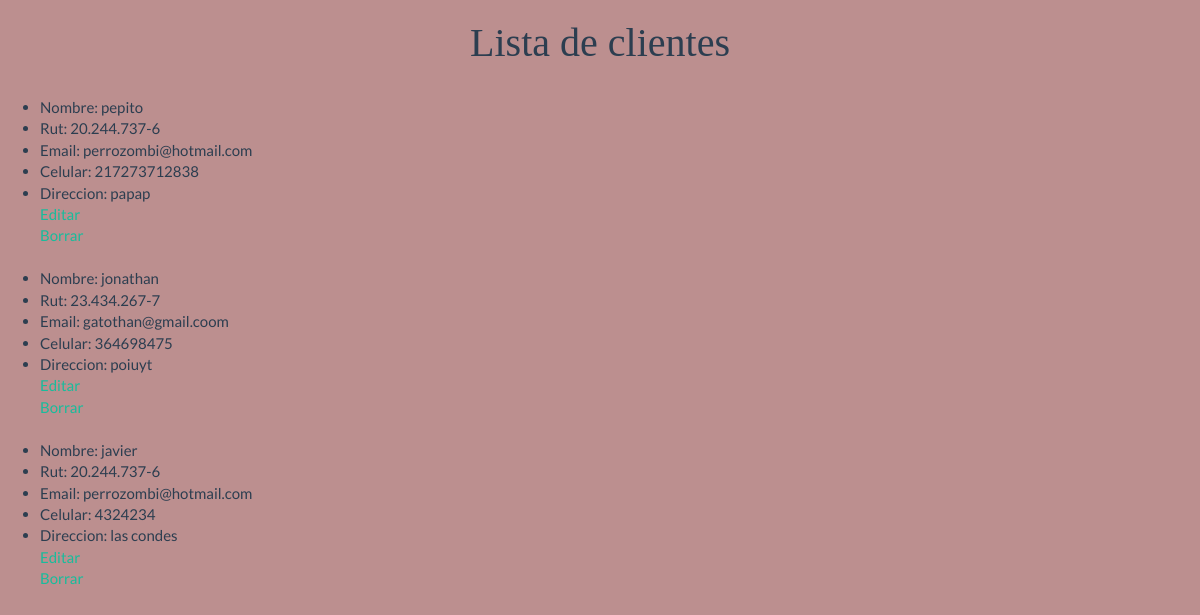
/listar_clientes, run on the app's committed database.
### app/models.py (models this page shows, shortened)
class Cliente(models.Model):
    nombre = models.CharField(max_length=30)
    rut = models.CharField(max_length=12)
    email = models.EmailField(max_length=50)
    celular = models.CharField(max_length=12)
    direccion = models.CharField(max_length=20)
    class Meta:
        permissions = (
            ('administrador',_('Es administrador')),
            ('cliente',_('Es cliente')),
        )

### app/views.py (the view)
# urls.py: path('listar_clientes', views.listar_clientes),
def listar_clientes(request):
    clientes = Cliente.objects.all()
    return render(request,
        "app/listar_clientes.html", {'clientes': clientes})

### app/templates/app/listar_clientes.html (shortened to what this page needs)
{% load staticfiles %}
<!DOCTYPE html>
<html lang="en">
<head>
    <link rel="stylesheet" href="{% static 'css/bootstrap.min.css' %}">
    <link rel="stylesheet" href="{% static 'css/index.css' %}">
    <link rel="stylesheet" href="{% static 'css/flex2.css' %}">
</head>
<body>
    <h1>Lista de clientes</h1>
    <ul>
        {% if clientes %}
        {% for c in clientes %}
        <br>
        <li>
            Nombre:
            {{ c.nombre}}
        </li>
        <li>
            Rut:
            {{ c.rut}}
        </li>
        <li>
            Email:
            {{ c.email}}
        </li>
        <li>
            Celular:
            {{ c.celular}}
        </li>
        <li>
            Direccion:
            {{ c.direccion}}
            <br>
            <a href="/editar_cliente/{{ c.id }}"> Editar</a>
            <br>
            <a href="/borrar_cliente/{{ c.id }}"
            onclick="return confirm('¿Esta seguro de borrar?');"
            > Borrar</a>
        </li>
        {% endfor %}
        {% else %}
            <p>No hay clientes</p>
        {% endif %}
    </ul>
</body>
</html>

### static/css/flex2.css (style rules this page uses)
body { background-color: rosybrown; }
body>h1 { font-family: Queens Park, serif; font-size: 4rem; text-align: center; }

### data on the page
Cliente: nombre "pepito", rut "20.244.737-6", email "perrozombi@hotmail.com", celular "217273712838", direccion "papap"
Cliente: nombre "jonathan", rut "23.434.267-7", email "gatothan@gmail.coom", celular "364698475", direccion "poiuyt"
Cliente: nombre "javier", rut "20.244.737-6", email "perrozombi@hotmail.com", celular "4324234", direccion "las condes"
